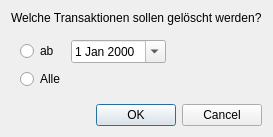
<?xml version="1.0" encoding="UTF-8"?>
<ui version="4.0">
 <class>DeleteContinuousTransactionWidget</class>
 <widget class="QDialog" name="DeleteContinuousTransactionWidget">
  <property name="geometry">
   <rect>
    <x>0</x>
    <y>0</y>
    <width>240</width>
    <height>135</height>
   </rect>
  </property>
  <property name="windowTitle">
   <string>Ab wann?</string>
  </property>
  <property name="modal">
   <bool>true</bool>
  </property>
  <layout class="QGridLayout" name="gridLayout_3">
   <item row="0" column="0">
    <widget class="QLabel" name="label">
     <property name="text">
      <string>Welche Transaktionen sollen gelöscht werden?</string>
     </property>
    </widget>
   </item>
   <item row="1" column="0">
    <widget class="QWidget" name="widget" native="true">
     <layout class="QGridLayout" name="gridLayout_2">
      <item row="0" column="0">
       <layout class="QGridLayout" name="gridLayout">
        <item row="1" column="1">
         <widget class="QDateEdit" name="dateEdit">
          <property name="calendarPopup">
           <bool>true</bool>
          </property>
         </widget>
        </item>
        <item row="1" column="0">
         <widget class="QRadioButton" name="radioButtonFrom">
          <property name="text">
           <string>ab</string>
          </property>
         </widget>
        </item>
        <item row="2" column="0">
         <widget class="QRadioButton" name="radioButtonAll">
          <property name="text">
           <string>Alle</string>
          </property>
         </widget>
        </item>
       </layout>
      </item>
      <item row="1" column="0">
       <spacer name="verticalSpacer">
        <property name="orientation">
         <enum>Qt::Vertical</enum>
        </property>
        <property name="sizeHint" stdset="0">
         <size>
          <width>20</width>
          <height>40</height>
         </size>
        </property>
       </spacer>
      </item>
      <item row="0" column="1">
       <spacer name="horizontalSpacer">
        <property name="orientation">
         <enum>Qt::Horizontal</enum>
        </property>
        <property name="sizeHint" stdset="0">
         <size>
          <width>40</width>
          <height>20</height>
         </size>
        </property>
       </spacer>
      </item>
     </layout>
    </widget>
   </item>
   <item row="2" column="0">
    <widget class="QDialogButtonBox" name="buttonBox">
     <property name="orientation">
      <enum>Qt::Horizontal</enum>
     </property>
     <property name="standardButtons">
      <set>QDialogButtonBox::Cancel|QDialogButtonBox::Ok</set>
     </property>
    </widget>
   </item>
  </layout>
 </widget>
 <resources/>
 <connections>
  <connection>
   <sender>buttonBox</sender>
   <signal>accepted()</signal>
   <receiver>DeleteContinuousTransactionWidget</receiver>
   <slot>accept()</slot>
   <hints>
    <hint type="sourcelabel">
     <x>248</x>
     <y>254</y>
    </hint>
    <hint type="destinationlabel">
     <x>157</x>
     <y>274</y>
    </hint>
   </hints>
  </connection>
  <connection>
   <sender>buttonBox</sender>
   <signal>rejected()</signal>
   <receiver>DeleteContinuousTransactionWidget</receiver>
   <slot>reject()</slot>
   <hints>
    <hint type="sourcelabel">
     <x>316</x>
     <y>260</y>
    </hint>
    <hint type="destinationlabel">
     <x>286</x>
     <y>274</y>
    </hint>
   </hints>
  </connection>
 </connections>
</ui>
